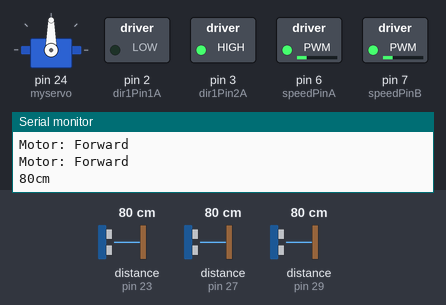
A sketch run on a simulated Arduino Mega 2560, built with avr-gcc and run on an emulated ATmega2560. On the bench: servo, switched loads named in the sketch (green lamp = pin HIGH), the last lines printed to the serial monitor. The test bench sets the inputs (shaded band); at power-on: distance to the obstacle (sensors on pin 23, pin 27, pin 29) 80 cm. The echo pulse lasts 58.3 µs per cm.

Above: at 1.2 s.
1.3 s: distance to the obstacle (sensor on pin 23) set to 45 cm
2.8 s: distance to the obstacle (sensor on pin 23) set to 37 cm
At 3.8 s:
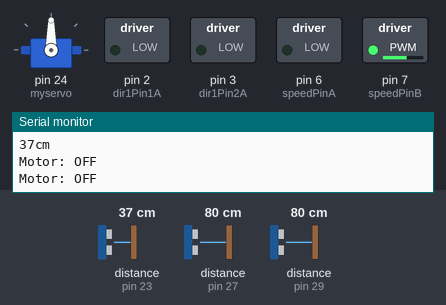
At 4.7 s:
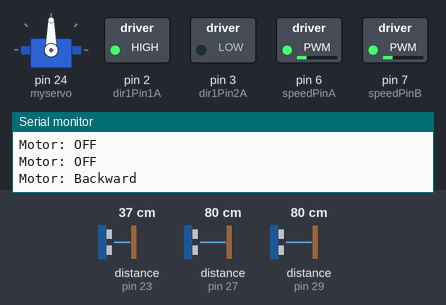
5.8 s: distance to the obstacle (sensor on pin 27) set to 2 cm
At 9.9 s:
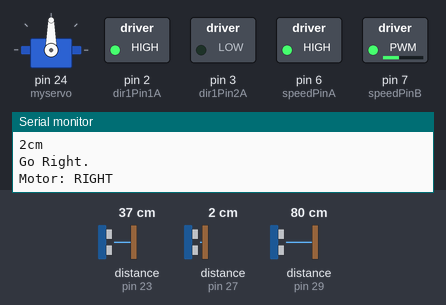
Timing chart, 0 to 14.8 s (numbered marks = the images above; inputs shaded):
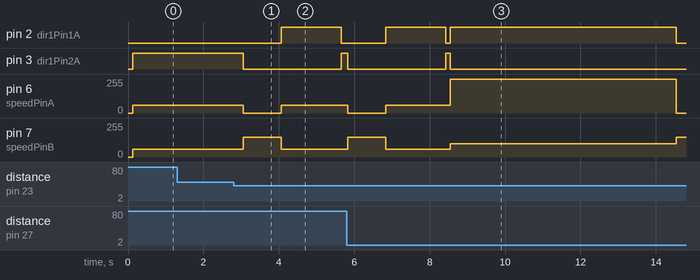

The sketch:

L298N_Speed_Control_With_Sensors.ino
```cpp
//Connect to COM5 for Bluetooth with HC-05

#include <Servo.h>
#include "SR04.h"
#define TRIG_PIN_F 23
#define ECHO_PIN_F 22
SR04 sr04F = SR04(ECHO_PIN_F,TRIG_PIN_F);
long FRONT_SENSE;

#define TRIG_PIN_L 27
#define ECHO_PIN_L 26
SR04 sr04L = SR04(ECHO_PIN_L,TRIG_PIN_L);
long LEFT_SENSE;


#define TRIG_PIN_R 29
#define ECHO_PIN_R 28
SR04 sr04R = SR04(ECHO_PIN_R,TRIG_PIN_R);
long RIGHT_SENSE;


Servo myservo;  // create servo object to control a servo
// twelve servo objects can be created on most boards

int pos = 0;    // variable to store the servo position

int dir1Pin1A = 2; // direction
int dir1Pin2A = 3; // direction
int speedPinA = 6;  // pin ENA on the motor shield. Controls speed.

int dir2Pin1A = 4; // direction
int dir2Pin2A = 5; // direction
int speedPinB = 7;  // pin ENA on the motor shield. Controls speed.


unsigned long time;
int speed;
int dir;

void setup () //Declares pinMode function.
              //Declares Serial Channel for communication.
{
  myservo.attach(24);  // attaches the servo on pin 9 to the servo object
  pinMode (dir1Pin1A, OUTPUT);
  pinMode (dir1Pin2A, OUTPUT);
  pinMode (speedPinA, OUTPUT); // SPEED A
  pinMode (speedPinB, OUTPUT); // SPEED A
  Serial.begin (9600); //Communicates baud rate.
                       //PC communicates with arduino in channel 9600.
}

//------------------------Start User Defined Library
void forward() //Goes forward. Type void forward() to call function.
              //Make sure to insert 'delay(???)' of choice after calling.
{
  Serial.println ("Motor: Forward");
  analogWrite (speedPinA, 60); // change the number from 1-255 to get the speed you want
  digitalWrite (dir1Pin1A, LOW); //  pin 10 Low, pin 11 High
  digitalWrite (dir1Pin2A, HIGH); // change between LOW and HIGH

  analogWrite (speedPinB, 60); // change the number from 1-255 to get the speed you want
  digitalWrite (dir2Pin1A, HIGH); //  pin 10 Low, pin 11 High
  digitalWrite (dir2Pin2A, LOW); // change between LOW and HIGH
}

void back() //Goes backwards. Type void forward() to call function.
              //Make sure to insert 'delay(???)' of choice after calling.
{
  Serial.println ("Motor: Backward");
  analogWrite (speedPinA, 60); // change the number from 1-255 to get the speed you want
  digitalWrite (dir1Pin1A, HIGH); //  pin 10 Low, pin 11 High
  digitalWrite (dir1Pin2A, LOW); // change between LOW and HIGH

  analogWrite (speedPinB, 60); // change the number from 1-255 to get the speed you want
  digitalWrite (dir2Pin1A, LOW); //  pin 10 Low, pin 11 High
  digitalWrite (dir2Pin2A, HIGH); // change between LOW and HIGH
}

void left() //Goes Left. Type void forward() to call function.
              //Make sure to insert 'delay(???)' of choice after calling.
{
  Serial.println ("Motor: LEFT");
  analogWrite (speedPinA, 255); // change the number from 1-255 to get the speed you want
  digitalWrite (dir1Pin1A, LOW); //  pin 10 Low, pin 11 High
  digitalWrite (dir1Pin2A, HIGH); // change between LOW and HIGH

  analogWrite (speedPinB, 100); // change the number from 1-255 to get the speed you want
  digitalWrite (dir2Pin1A, LOW); //  pin 10 Low, pin 11 High
  digitalWrite (dir2Pin2A, HIGH); // change between LOW and HIGH
}

void right() //Goes Right. Type void forward() to call function.
              //Make sure to insert 'delay(???)' of choice after calling.
{
  Serial.println ("Motor: RIGHT");
  analogWrite (speedPinA, 255); // change the number from 1-255 to get the speed you want 255
  digitalWrite (dir1Pin1A, HIGH); //  pin 10 Low, pin 11 High
  digitalWrite (dir1Pin2A, LOW); // change between LOW and HIGH

  analogWrite (speedPinB, 100); // change the number from 1-255 to get the speed you want. 80
  digitalWrite (dir2Pin1A, HIGH); //  pin 10 Low, pin 11 High
  digitalWrite (dir2Pin2A, LOW); // change between LOW and HIGH
}

void stop_wheel()
{
  Serial.println ("Motor: OFF");
  analogWrite (speedPinA, 0); // change the number from 1-255 to get the speed you want
  digitalWrite (dir1Pin1A, 0); //  pin 10 Low, pin 11 High
  digitalWrite (dir1Pin2A, 0); // change between LOW and HIGH

  analogWrite (speedPinB, 150); // change the number from 1-255 to get the speed you want
  digitalWrite (dir2Pin1A, 0); //  pin 10 Low, pin 11 High
  digitalWrite (dir2Pin2A, 0); // change between LOW and HIGH
}


//------------------------End User Defined Library


//------------------------Start of Main Code
void loop ()
{//Start of Void loop ()
  int input; //number we input to control directions.
          //1 backwards, 2 forwards, 3 left, 4 right, 0 Stop

    myservo.write(90); //Servo is at default at angle 90. Faces forward.

   FRONT_SENSE=sr04F.Distance(); //Front HC-SR04
   Serial.print(FRONT_SENSE);
   Serial.println("cm");
   delay(10);

   LEFT_SENSE=sr04L.Distance(); //Left HC-SR04
   //Serial.print("Left:"); //Unlock if want to see distance.
   //Serial.print(LEFT_SENSE); //Unlock if want to see distance.
   //Serial.println("cm");
   delay(10);

   RIGHT_SENSE=sr04R.Distance(); //Right HC-SR04
   //Serial.print("Right:"); //Unlock if want to see distance.
   //Serial.print(RIGHT_SENSE); //Unlock if want to see distance.
   //Serial.println("cm");
   delay(10);

  if (FRONT_SENSE >= 41)
  {
  Serial.print(FRONT_SENSE);
  Serial.println("cm");
  forward();
  }

  if (LEFT_SENSE <= 40) //If an object is too close to the Left, goes Right
  {
  Serial.println("Left too close.");
  Serial.print(LEFT_SENSE);
  Serial.println("cm");
  Serial.println("Go Right.");
  right();
  delay(6000);
  stop_wheel();
  delay(1000);
  }

  if (RIGHT_SENSE <= 40) //If an object is too close to the Right, goes Left
  {
  Serial.println("Right too close.");
  Serial.print(RIGHT_SENSE);
  Serial.println("cm");
  left();
  delay(6000); //900 works
  stop_wheel();
  delay(1000);
  }

  //-----If Object too Close Infront
  if (FRONT_SENSE <= 40)
  {//Start of if (pos <= 90) body.
  Serial.println("Front Too Close. Comparing Left and Right.");
  Serial.print(FRONT_SENSE);
  Serial.println("cm");
  Serial.println ("Motor: OFF");
  delay(50);
  stop_wheel();
  delay(1000);  //  continue for 1 second
  back();
  delay(1600);
  stop_wheel();

  if (LEFT_SENSE > RIGHT_SENSE) //If an object is too close to the Left, goes Right
  {//Start of LEFT_SENSE > RIGHT_SENSE
  Serial.println("Right:");
  Serial.print(RIGHT_SENSE);
  Serial.println("cm");
  Serial.println("Go Left.");
  left();
  delay(6000); //900 works
  stop_wheel();
  delay(3000);
  }//End of LEFT_SENSE > RIGHT_SENSE

  else if (LEFT_SENSE < RIGHT_SENSE) //If an object is too close to the Right, goes Left
  {//Start of LEFT_SENSE < RIGHT_SENSE
  Serial.println("Left:");
  Serial.print(LEFT_SENSE);
  Serial.println("cm");
  Serial.println("Go Right.");
  right();
  delay(6000);
  stop_wheel();
  delay(1000);
  }//End of LEFT_SENSE < RIGHT_SENSE
  }//End of if (pos <= 90) body.

  forward(); //Exits If Statement and continues forward.
  //delay (1000);


//---Start of Manual Controls
if(Serial.available() > 0)
{//start of if Statement Serial.available(). IF it's more than 0, it executes.
    input = Serial.read(); //What we input in the Serial Monitor redirects us
                          //to case.
    switch(input)
    {//Start of switch-case statement

      case '1': //Goes Foward
      {//Start of case FORWARD
      forward();
      delay(3000);  //  continue for 1 second
      break;
      }//End of case FORWARD

      case '2': //Goes Back
      {//Start of case Back
      back();
      delay(3000);  //  continue for 1 second
      break;
      }//End of case Back

      case '3': //Goes Left
      {//Start of case Left
      left();
      delay(3000);  //  continue for 1 second
      break;
      }//End of case Left

      case '4': //Goes Right
      {//Start of case Right
      right();
      delay(3000);  //  continue for 1 second
      break;
      }//End of case Right

      case '0': //Stops motors
      {//Start of case OFF
      stop_wheel();
      delay(3000);  //  continue for 1 second
      break;
      }//End of case OFF


    }//End of switch-case statement
  }//End of if Statement Serial.available().
//---End of Manual Controls


} //Start of Void loop ()
//------------------------End of Main Code
```

Measured:
- the behaviour switches between 41 and 40 cm on distance to the obstacle (sensor on pin 23) (found by bisection; images 0 and 1)
- after the input at 2.8 s, pin 2 (dir1Pin1A): LOW → HIGH after 1.3 s, → LOW 1.6 s later; pin 3 (dir1Pin2A): HIGH → LOW after 0.26 s, → HIGH 2.6 s later; pin 6 (speedPinA): 60/255 → 0/255 after 0.26 s, → 60/255 1.0 s later; pin 7 (speedPinB): 60/255 → 150/255 after 0.26 s, → 60/255 1.0 s later
